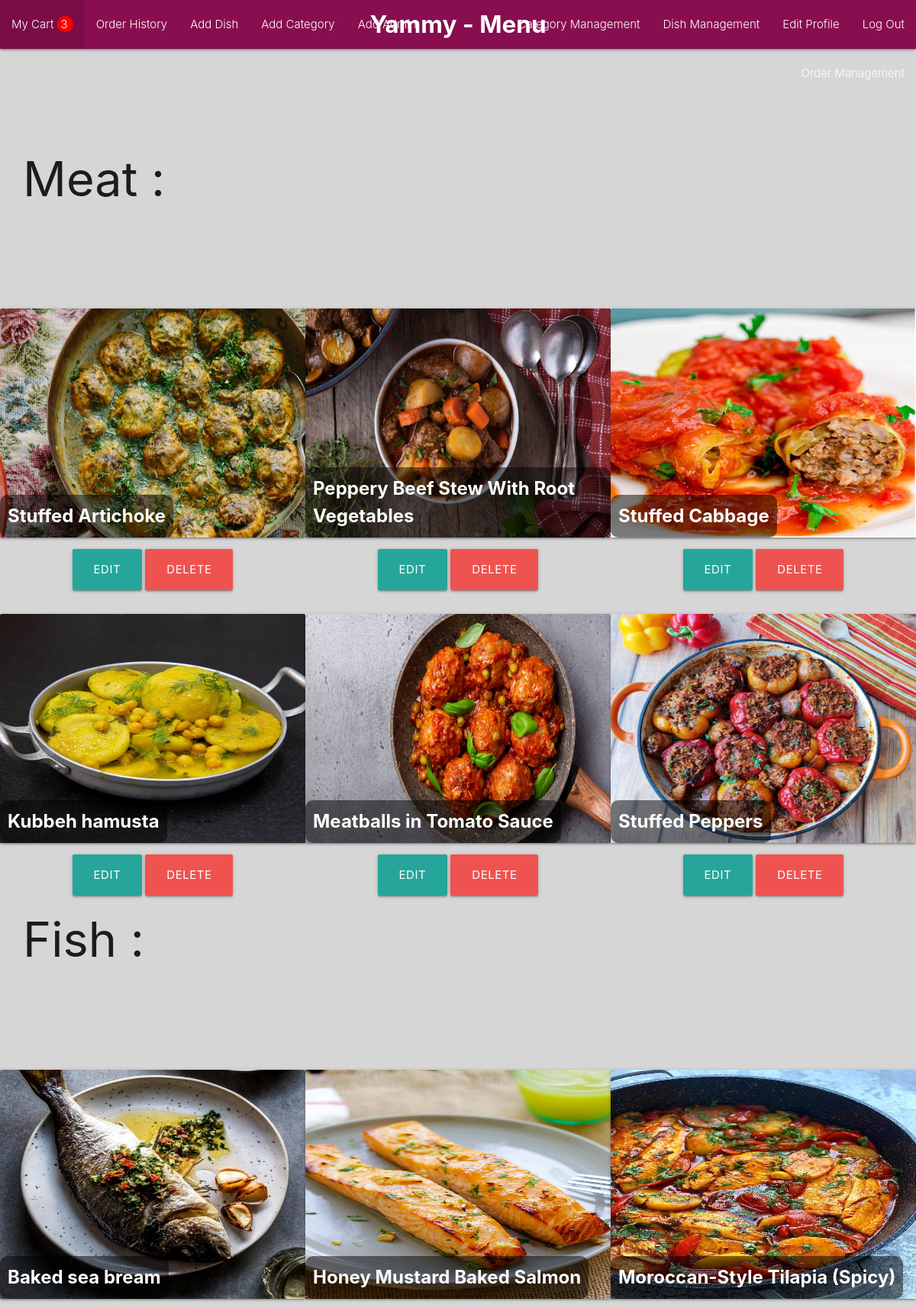
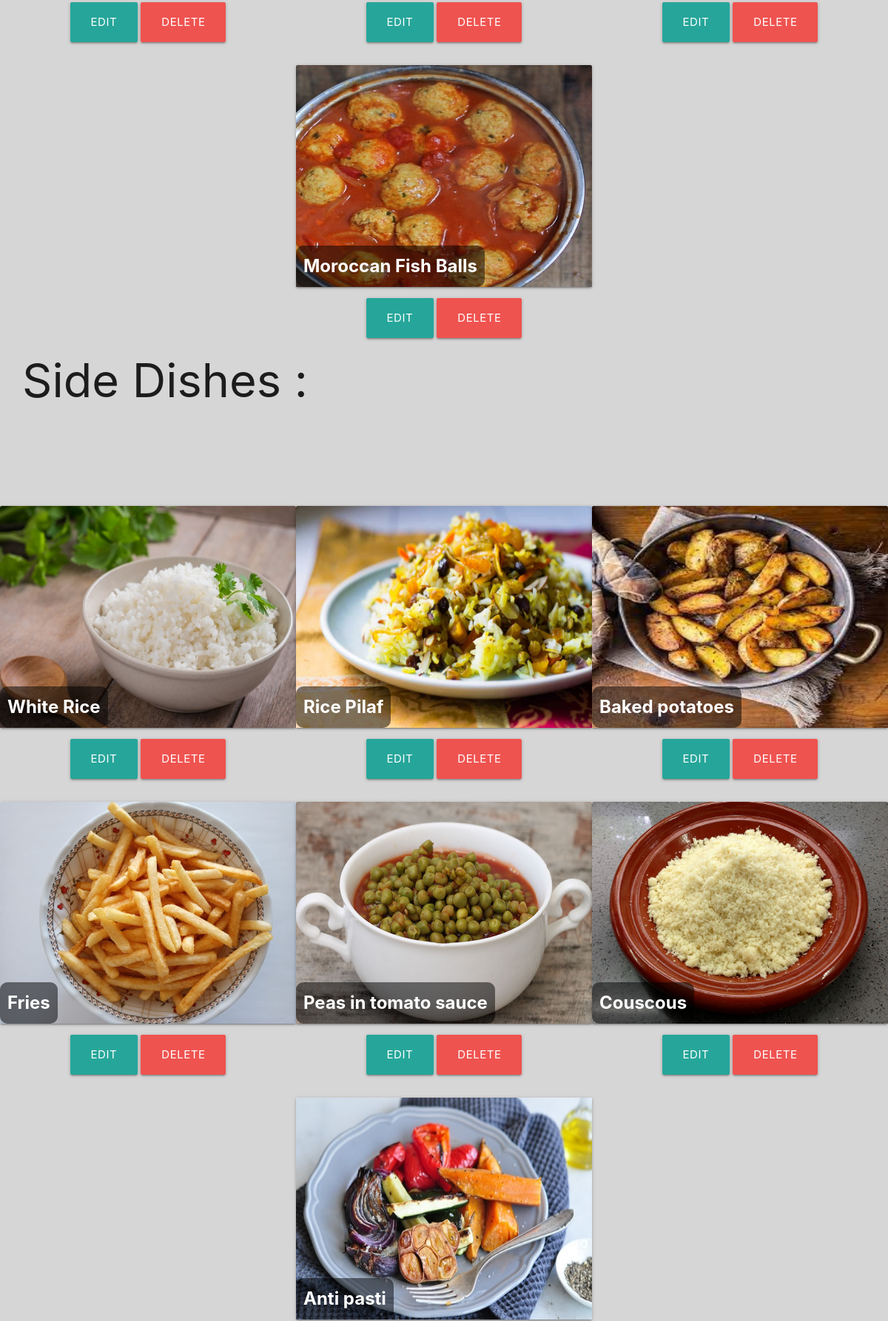
/dish/management (signed in, upper part), run on the app's committed database (2 pictures, top to bottom).
### models/category.py (models this page shows)
class Category(db.Model):
    id = db.Column(db.Integer,primary_key=True)
    name = db.Column(db.String(200),nullable=False)
    image = db.Column(db.String(500),nullable=False)
    dishes = db.relationship('Dish',backref='category')

### models/dish.py (models this page shows)
class Dish(db.Model):
    id = db.Column(db.Integer,primary_key=True)
    name = db.Column(db.String(200),nullable=False)
    price = db.Column(db.Integer,nullable=False)
    description = db.Column(db.Text)
    image = db.Column(db.String(500),nullable=False)
    is_gluten_free = db.Column(db.Boolean,nullable=False)
    is_vegeterian = db.Column(db.Boolean,nullable=False)
    category_id = db.Column(db.Integer,db.ForeignKey('category.id'))
    cart_association = db.relationship('Items', back_populates='dish')
    carts = association_proxy('cart_association', 'cart')

### controllers/dishes.py (the view)
@login_required
def dish_management():
    categories = Category.query.all()
    return is_staff('dishes/dish_management.html',category=categories)

### auth.py (called while the page is built)
@login_manager.user_loader
def load_user(user_id):
    return User.query.get(int(user_id))

### utils.py (called while the page is built)
def is_staff(html,category=None,dish=None,delivery=None,form=None,users=None):
    if not current_user.is_staff:
        return redirect(url_for('dish.menu'))
    return render_template(html, category = category, dish = dish, delivery = delivery, form = form, users = users)

### templates/dishes/dish_management.html
{% extends 'layouts/admin_layout.html' %}
{% block content %}
{% for Category in category %}
<h1 style="padding:30px">{{Category.name}} : </h1>
<div style="display: flex;flex-wrap: wrap;">
{% for dish in Category.dishes %}
<div class="row">
    <div style="width: 400px;height: 300px;margin-top: 80px;" class="container">
      <div class="card">
        <div class="card-image">
          <img style="width: 400px;height: 300px;" src="{{url_for('static', filename=dish.image)}}">
          <span style="font-weight: bold;background-color: rgba(0,0,0,0.5);border-radius: 10px;padding: 10px;" class="card-title">{{dish.name}}</span>
        </div>
      </div>
      <div class="center">
      <a class="waves-effect waves-light btn-large" href="{{url_for('dish.edit_dish',id=dish.id)}}">Edit</a>
      <a class="waves-effect waves-light btn-large red lighten-1" href="{{url_for('dish.delete_dish',id=dish.id)}}">Delete</a>
    </div>
</div>
</div>
{% endfor %}
</div>
{% endfor %}
{% endblock %}

### data on the page
Category: name "Meat"
Dish: image (picture), name "Stuffed Artichoke"
Dish: image (picture), name "Peppery Beef Stew With Root Vegetables"
Dish: image (picture), name "Stuffed Cabbage"
Dish: image (picture), name "Kubbeh hamusta"
Dish: image (picture), name "Meatballs in Tomato Sauce"
Dish: image (picture), name "Stuffed Peppers"
Category: name "Fish"
Dish: image (picture), name "Baked sea bream"
Dish: image (picture), name "Honey Mustard Baked Salmon"
Dish: image (picture), name "Moroccan-Style Tilapia (Spicy)"
Dish: image (picture), name "Moroccan Fish Balls"
Category: name "Side Dishes"
Dish: image (picture), name "White Rice"
Dish: image (picture), name "Rice Pilaf"
Dish: image (picture), name "Baked potatoes"
Dish: image (picture), name "Fries"
Dish: image (picture), name "Peas in tomato sauce"
Dish: image (picture), name "Couscous"
Dish: image (picture), name "Anti pasti"

### other printed values
{{ len(current_user.carts[-1].dish_association) }} "3"
